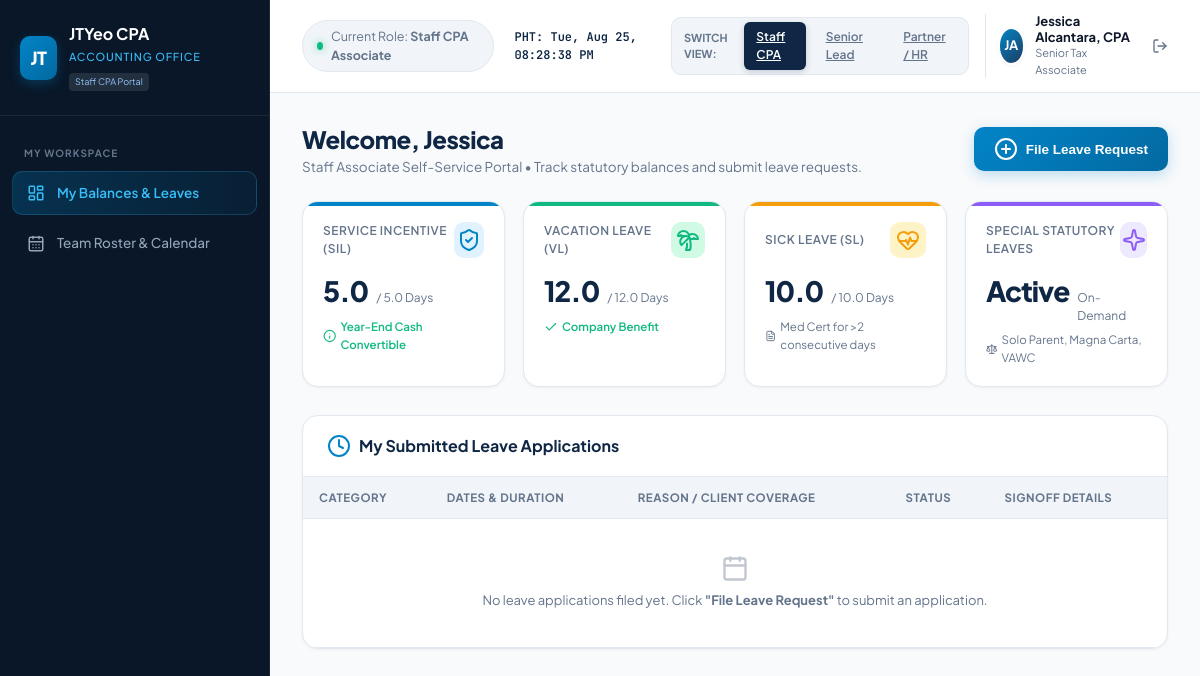
The app's page /staff_dashboard.php (signed in), older data.
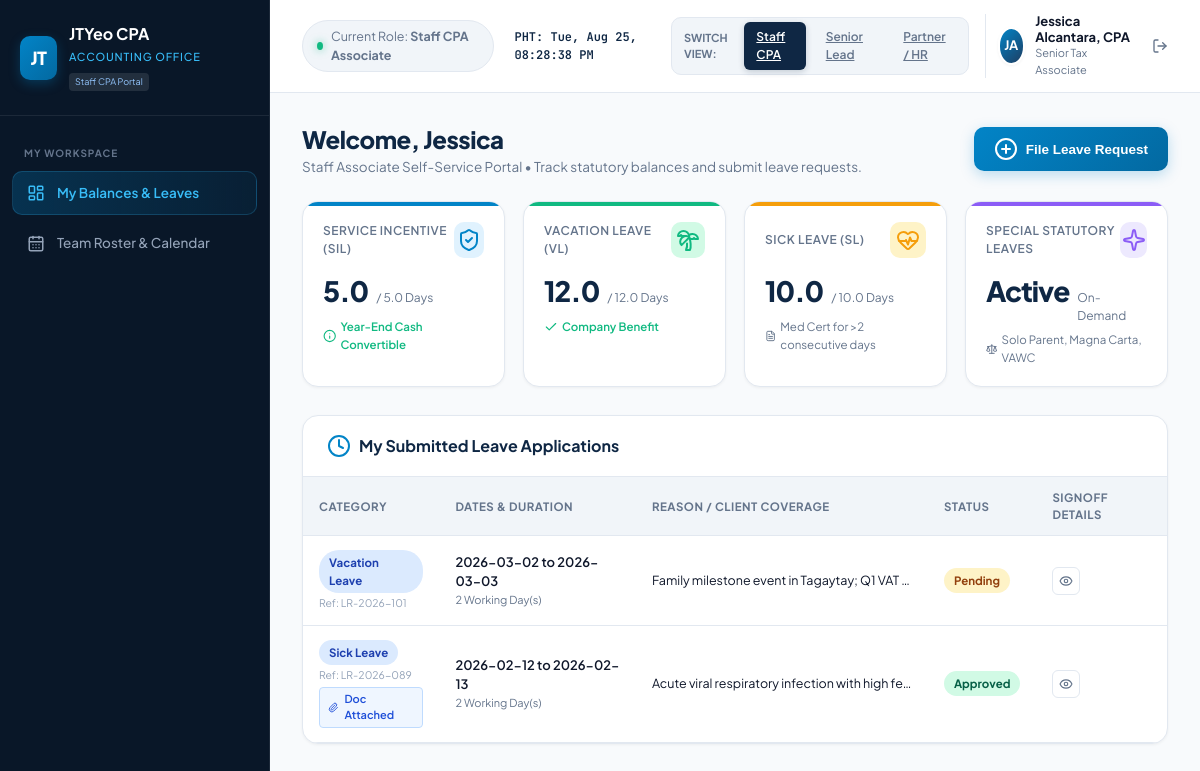
The same page, newer data.
### tables this page shows
CREATE TABLE leave_requests (
            id INTEGER PRIMARY KEY AUTOINCREMENT,
            ref_no TEXT UNIQUE NOT NULL,
            user_id INTEGER NOT NULL,
            leave_type TEXT NOT NULL, -- 'SIL', 'VL', 'SL', 'SoloParent', 'MagnaCarta', 'VAWC', 'Emergency'
            leave_type_label TEXT NOT NULL,
            start_date DATE NOT NULL,
            end_date DATE NOT NULL,
            days_count REAL NOT NULL,
            duration_mode TEXT DEFAULT 'full',
            reason TEXT NOT NULL,
            attachment_path TEXT,
            status TEXT DEFAULT 'Pending', -- 'Pending', 'Approved', 'Rejected'
            approver_name TEXT,
            rejection_reason TEXT,
            created_at DATETIME DEFAULT CURRENT_TIMESTAMP,
            decided_at DATETIME,
            FOREIGN KEY (user_id) REFERENCES users(id) ON DELETE CASCADE
        );

### auth.php (called while the page is built, shortened)
<?php
require_once __DIR__ . '/config/db.php';
function getCurrentUser() {
    global $pdo;
    $stmt = $pdo->prepare("
        SELECT u.*, b.sil_balance, b.vl_balance, b.sl_balance, b.solo_parent_balance
        FROM users u
        LEFT JOIN leave_balances b ON u.id = b.user_id
        WHERE u.id = ?
    ");
    $stmt->execute([$_SESSION['user_id']]);
    return $stmt->fetch();
}

### staff_dashboard.php (the view, shortened to what the changed rows need)
<?php
require_once __DIR__ . '/auth.php';
$user = getCurrentUser();
$leaveReqStmt = $pdo->prepare("
    SELECT r.*, u.name as employee_name, u.department, u.title, u.avatar_initials
    FROM leave_requests r
    JOIN users u ON r.user_id = u.id
    WHERE r.user_id = ?
    ORDER BY r.created_at DESC
    LIMIT 10
");
$leaveReqStmt->execute([$user['id']]);
$leaveRequests = $leaveReqStmt->fetchAll();
?>
<!DOCTYPE html>
<html lang="en">
<head>
  <link rel="stylesheet" href="style.css">
  <link href="https://cdn.jsdelivr.net/npm/fullcalendar@5.11.3/main.min.css" rel="stylesheet">
</head>
<body>
  <div class="app-container">
    <aside class="sidebar">
      <div class="brand-section">
        <div class="brand-info">
          <h2>JTYeo CPA</h2>
        </div>
      </div>
    </aside>
    <main class="main-wrapper">
      <div class="content-area">
        <div id="tab-my-portal" class="tab-pane">
          <div class="page-header">
            <div class="page-title">
              <h1>Welcome, <?= htmlspecialchars(explode(' ', $user['name'])[0]) ?></h1>
            </div>
          </div>
          <div class="dashboard-card">
            <div class="table-responsive">
              <table class="custom-table">
                <thead>
                  <tr>
                    <th>Category</th>
                    <th>Dates & Duration</th>
                    <th>Reason / Client Coverage</th>
                    <th>Status</th>
                    <th>Signoff Details</th>
                  </tr>
                </thead>
                <tbody>
                  <?php if (empty($leaveRequests)): ?>
                    <tr>
                      <td colspan="5" style="text-align:center; padding:36px; color:var(--text-muted);">
                        <i data-lucide="calendar" style="width:28px;height:28px;margin:0 auto 8px;display:block;opacity:0.4;"></i>
                        No leave applications filed yet. Click <strong>"File Leave Request"</strong> to submit an application.
                      </td>
                    </tr>
                  <?php else: ?>
                    <?php foreach ($leaveRequests as $req): ?>
                      <tr>
                        <td>
                          <span class="badge badge-vl"><?= htmlspecialchars($req['leave_type_label']) ?></span>
                          <div style="font-size:10.5px; color:var(--text-light); margin-top:2px;">Ref: <?= $req['ref_no'] ?></div>
                          <?php if (!empty($req['attachment_path'])): ?>
                            <div style="margin-top:4px;">
                              <span class="doc-chip" onclick="openDocPreview('<?= htmlspecialchars($req['attachment_path']) ?>', '<?= addslashes($req['employee_name']) ?>', '<?= addslashes($req['leave_type_label']) ?>')">
                                <i data-lucide="paperclip" style="width:11px;height:11px;"></i> Doc Attached
                              </span>
                            </div>
                          <?php endif; ?>
                        </td>
                        <td>
                          <div style="font-weight:600;"><?= $req['start_date'] ?> <?= $req['start_date'] !== $req['end_date'] ? 'to ' . $req['end_date'] : '' ?></div>
                          <div style="font-size:11px; color:var(--text-muted);"><?= $req['days_count'] ?> Working Day(s)</div>
                        </td>
                        <td>
                          <div style="font-size:12.5px; max-width:260px; white-space:nowrap; overflow:hidden; text-overflow:ellipsis;" title="<?= htmlspecialchars($req['reason']) ?>">
                            <?= htmlspecialchars($req['reason']) ?>
                          </div>
                        </td>
                        <td>
                          <?php
                            $statusBadge = 'badge-pending';
                            if ($req['status'] === 'Approved') $statusBadge = 'badge-approved';
                          ?>
                          <span class="badge <?= $statusBadge ?>"><?= $req['status'] ?></span>
                        </td>
                        <td>
                          <button class="btn-icon" title="View Dual Signoff Stepper & Details" onclick="viewDetailsModal('<?= $req['ref_no'] ?>', '<?= addslashes($req['employee_name']) ?>', '<?= addslashes($req['leave_type_label']) ?>', '<?= $req['days_count'] ?>', '<?= $req['start_date'] ?>', '<?= $req['end_date'] ?>', '<?= addslashes($req['reason']) ?>', '<?= $req['status'] ?>', '<?= addslashes($req['approver_name'] ?? 'Pending') ?>', '<?= addslashes($req['rejection_reason'] ?? '') ?>', '<?= addslashes($req['attachment_path'] ?? '') ?>')">
                            <i data-lucide="eye" style="width:14px;height:14px;"></i>
                          </button>
                        </td>
                      </tr>
                    <?php endforeach; ?>
                  <?php endif; ?>
                </tbody>
              </table>
            </div>
          </div>
        </div>
      </div>
    </main>
  </div>
</body>
</html>

Row changes from the older to the newer data that the page shows:
added leave_requests: leave_type_label "Vacation Leave", ref_no "LR-2026-101", start_date "2026-03-02", end_date "2026-03-03", days_count "2", reason "Family milestone event in Tagaytay; Q1 VAT…", status "Pending"
added leave_requests: leave_type_label "Sick Leave", ref_no "LR-2026-089", start_date "2026-02-12", end_date "2026-02-13", days_count "2", reason "Acute viral respiratory infection with high fe…", status "Approved"
Text that changed along with them:
text no longer shown: "No leave applications filed yet. Click \"File Leave Request\" to submit an application."
